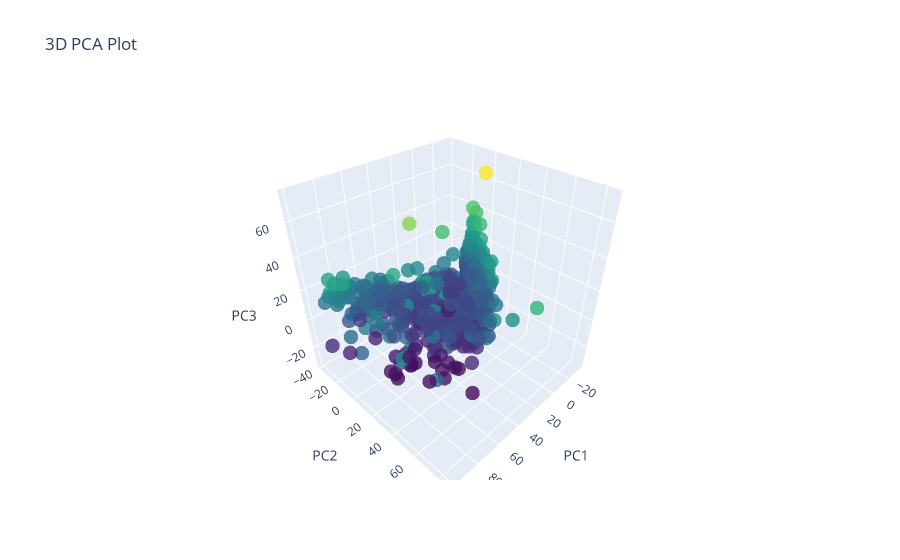

Notebook code cell kept with this figure:
### Markdown cell above
PCA 3 Components

### Code cell
#table b
n_comp  = 3
rnaseq = load_rnaseq()

finalDf = pca_analysis(rnaseq, n_comp=n_comp)
finalDf = finalDf[finalDf['PC1'] < 100].reset_index(drop=True) #removal of outliers
plot_pca(finalDf, n_comp=n_comp)

### Figure 1 — Plotly figure (JSON) as saved in the notebook; plotly's stock layout.template omitted (floating-point values rounded to 4 significant figures; data arrays with more than 128 entries replaced by an {"elided": "..."} marker saying what was removed)
{"data": [{"marker": {"color": {"elided": "1364 float values"}, "colorscale": [[0, "#440154"], [0.1111, "#482878"], [0.2222, "#3e4989"], [0.3333, "#31688e"], [0.4444, "#26828e"], [0.5556, "#1f9e89"], [0.6667, "#35b779"], [0.7778, "#6ece58"], [0.8889, "#b5de2b"], [1, "#fde725"]], "opacity": 0.8, "size": 5}, "mode": "markers", "type": "scatter3d", "x": {"elided": "1364 float values"}, "y": {"elided": "1364 float values"}, "z": {"elided": "1364 float values"}}], "layout": {"scene": {"aspectmode": "cube", "xaxis": {"title": {"text": "PC1"}}, "yaxis": {"title": {"text": "PC2"}}, "zaxis": {"title": {"text": "PC3"}}}, "title": {"text": "3D PCA Plot"}}}
